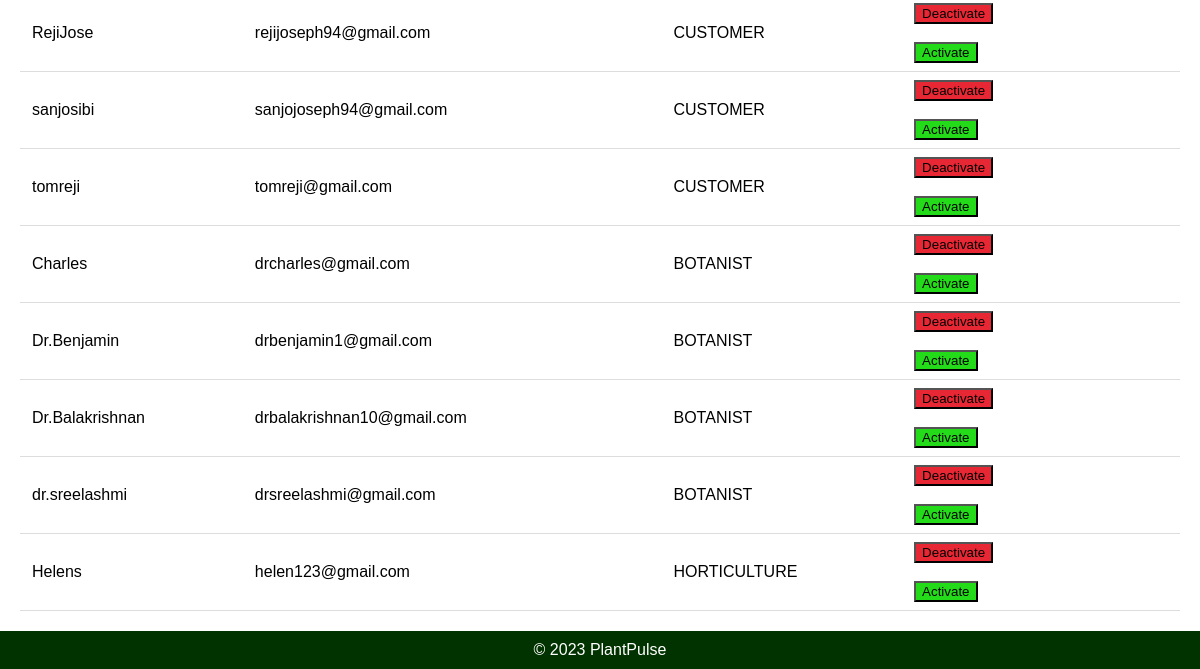
Before: /user/ (signed in, lower part) with the older database file.
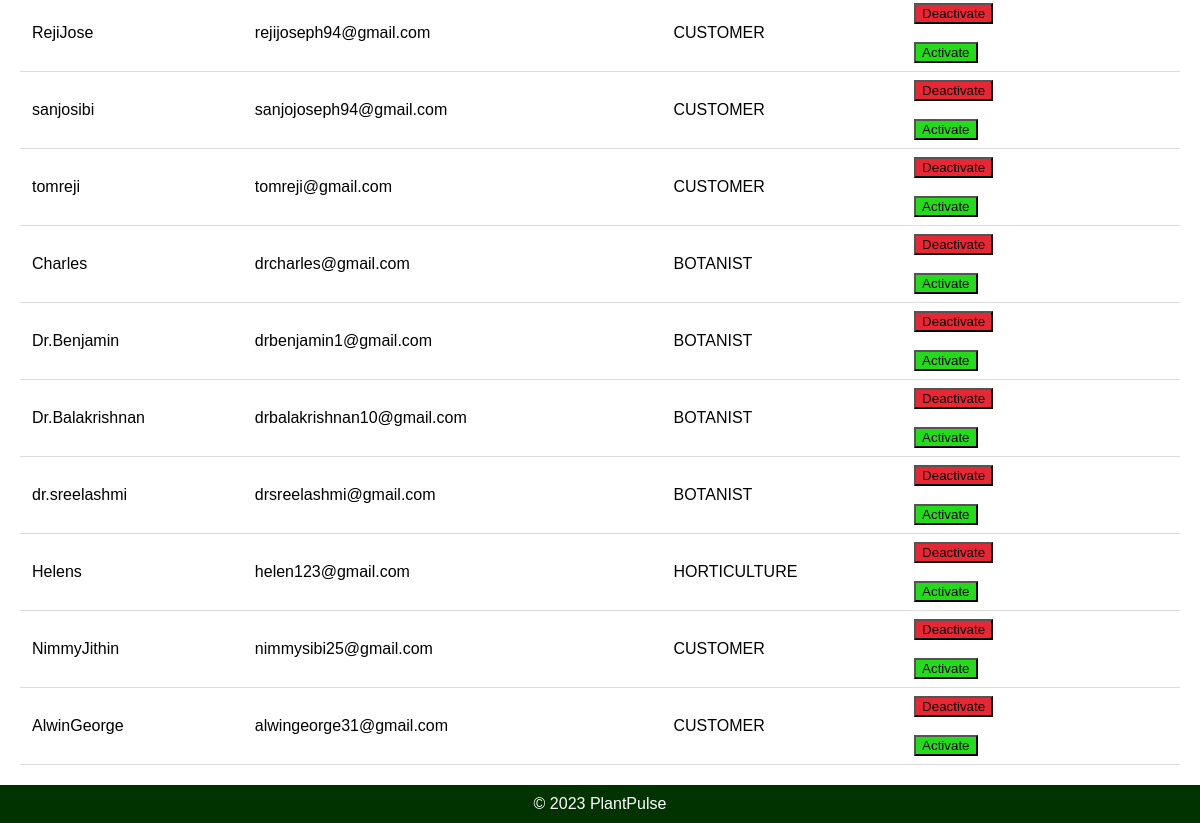
After: the same page with the newer database file.
### appplant/models.py (models this page shows)
class User(AbstractUser):
    email = models.EmailField(unique=True)
    USERNAME_FIELD = 'email'
    REQUIRED_FIELDS = ['username']
    class Role (models.TextChoices):
        ADMIN = "ADMIN",'Admin'
        CUSTOMER = "CUSTOMER",'CUSTOMER'
        BOTANIST = "BOTANIST", 'BOTANIST'
        HORTICULTURE = "HORTICULTURE", 'HORTICULTURE'
    role = models.CharField(max_length=50, choices= Role.choices)

### appplant/views.py (the view)
# urls.py: path('user/',views.user_r,name="user"),
@never_cache
@login_required(login_url='login')
def user_r(request):
    user_s = User.objects.all()  # Fetch all products
    return render(request, 'user.html', {'user_s': user_s})

### templates/user.html (shortened to what this page needs)
{% load static %}
<!DOCTYPE html>
<html lang="en">
<head>
</head>
<body>
    <div class="container">
        <table>
            {% for user in user_s %}
            <tr>
                <td>{{ user.username }}</td>
                <td>{{ user.email }}</td>
                <td>{{ user.role }}</td>
                <td>
                    <form action="{% url 'deactivate_user' user.id %}" method="post">
                        <button type="submit" class="deactivate-button">Deactivate</button>
                    </form>
                    <br>
                    <form action="{% url 'activate_user' user.id %}" method="post">
                        <button type="submit" class="activate-button">Activate</button>
                    </form>
                </td>
            </tr>
            {% endfor %}
        </table>
    </div>
    <div class="footer">
        &copy; 2023 PlantPulse
    </div>
</body>
</html>

### templates/user.html (style rules this page uses)
body { font-family: Arial, sans-serif; background-image: url('/static/images/background.jpg'); background-size: cover; background-repeat: no-repeat; margin: 0; }
.container { padding: 20px; }
table { width: 100%; border-collapse: collapse; }
.footer { background-color: #003300; color: #fff; text-align: center; padding: 10px; }

Changed rows visible on the page:
added User: username "NimmyJithin", email "nimmysibi25@gmail.com", role "CUSTOMER"
added User: username "AlwinGeorge", email "alwingeorge31@gmail.com", role "CUSTOMER"
